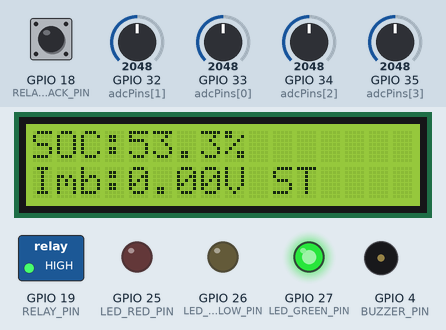
This sketch was run on a simulated ESP32. Parts: 16×2 character LCD, switched loads named in the sketch (green lamp = pin HIGH), output pins drawn as LEDs (lit = HIGH), buzzer (waves = sounding, pin HIGH). The test bench sets the inputs (shaded band); at power-on: GPIO 32 (adcPins[1]) = 2048, GPIO 18 (RELAY_FEEDBACK_PIN) HIGH, GPIO 33 (adcPins[0]) = 2048, GPIO 34 (adcPins[2]) = 2048, GPIO 35 (adcPins[3]) = 2048. WiFi joins after 1.5 s; servers stay silent unless stated; EEPROM starts erased.

Above: at 1.05 s.
1.3 s: GPIO 32 (adcPins[1]) set to 2866
At 2.17 s:
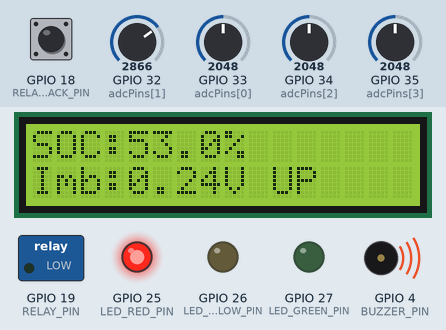
At 3.7 s:
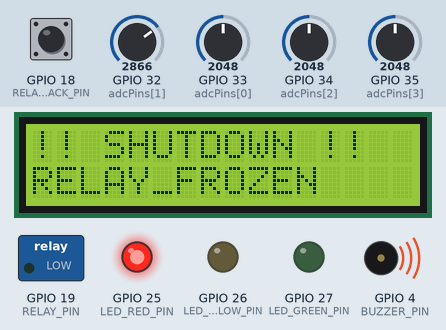
Timing chart, 0 to 5.2 s (numbered marks = the images above; inputs shaded):
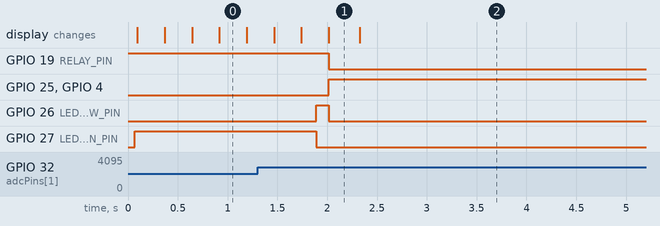

The sketch:

sketch.ino
```cpp
#define BLYNK_TEMPLATE_ID "TMPL3NrfkI_p4"
#define BLYNK_TEMPLATE_NAME "SMART EV"
#define BLYNK_AUTH_TOKEN "GhHcwVlXlPKvGT808c9piLYbMRmL31Dy"

#include <Arduino.h>
#include <WiFi.h>
#include <BlynkSimpleEsp32.h>
#include <Wire.h>
#include <LiquidCrystal_I2C.h>
#include <Preferences.h>

/******************************************************************************
 * ELITE EMBEDDED BMS - 100% COMPLIANT FREERTOS EDITION
 * Tasks 1-6: Includes Anomalies, Timed Recovery, Event-Telemetry & Ledger
 ******************************************************************************/

const char* WIFI_SSID = "Wokwi-GUEST";
const char* WIFI_PASS = "";
const char* BLYNK_AUTH = "GhHcwVlXlPKvGT808c9piLYbMRmL31Dy"; // MUST UPDATE THIS

// Datastream Pin Mappings
#define VPIN_CELL1 V0
#define VPIN_CELL2 V1
#define VPIN_CELL3 V2
#define VPIN_CELL4 V3
#define VPIN_WEAKEST_CELL V4
#define VPIN_STRONGEST_CELL V5
#define VPIN_IMBALANCE V6
#define VPIN_SOC V7
#define VPIN_RELAY_STATUS V8
#define VPIN_FAULT_STATE V9
#define VPIN_FAULT_NAME V10
#define VPIN_WIFI_RSSI V11
#define VPIN_QUEUE_DEPTH V12
#define VPIN_CONNECTIVITY_STR V13
#define VPIN_RISK_SCORE V20
#define VPIN_HEALTH_SCORE V21
#define VPIN_SEVERITY_COLOR V22
#define VPIN_OPERATOR_RECOMMEND V23
#define VPIN_EXECUTIVE_SUMMARY V24
#define VPIN_FAULT_HISTORY_LOG V25
#define VPIN_LIFETIME_FAULT_COUNT V26
#define VPIN_SYSTEM_UPTIME V27
#define VPIN_IMBALANCE_TREND_PTS V28
#define VPIN_SOC_GRAPH V29

// Hardware Pins
#define RELAY_PIN 19
#define RELAY_FEEDBACK_PIN 18
#define LED_GREEN_PIN 27
#define LED_YELLOW_PIN 26
#define LED_RED_PIN 25
#define BUZZER_PIN 4

constexpr uint8_t NUM_CELLS = 4;
const int adcPins[NUM_CELLS] = {33, 32, 34, 35};
const float MIN_CELL_VOLTAGE = 3.00f;
const float MAX_CELL_VOLTAGE = 4.20f;
#define WINDOW_SIZE 5

// RTOS Mutex & NVM
SemaphoreHandle_t systemMutex;
Preferences nvm;
LiquidCrystal_I2C lcd(0x27, 16, 2);

enum SystemState { STATE_NORMAL = 0, STATE_DEGRADED, STATE_FAILSAFE, STATE_SHUTDOWN };
enum FaultID { FAULT_NONE = 0, FAULT_CELL_IMBALANCE, FAULT_CELL_OUT_OF_RANGE, FAULT_ADC_FROZEN, FAULT_ADC_JUMP, FAULT_RELAY_MISMATCH };
enum TrendType { TREND_INCREASING, TREND_DECREASING, TREND_STABLE };
enum LcdPage { PAGE_BATTERY_STATUS, PAGE_SYSTEM_STATE, PAGE_TELEMETRY };

struct BatteryInfo {
  float voltage[NUM_CELLS];
  int weakestCell, strongestCell;
  float lowestVoltage, highestVoltage, imbalance, previousImbalance, smoothedImbalance, imbalanceDerivative, soc, threshold;
  TrendType trend;
  bool imbalanceFault, rangeFault, jumpFault, frozenFault;
} battery;

struct TelemetrySnapshot {
  uint32_t timestamp;
  float cellVoltages[NUM_CELLS];
  float imbalance, imbalanceDerivative, soc;
  bool relayClosed;
  SystemState state;
  FaultID fault;
  int32_t rssi;
};

struct TransitionEvent {
  uint32_t timestamp;
  SystemState prevState;
  SystemState newState;
  FaultID fault;
};

// Global State
SystemState currentState = STATE_NORMAL;
FaultID activeFault = FAULT_NONE;
LcdPage currentPage = PAGE_BATTERY_STATUS;
uint32_t totalLifetimeFaults = 0;
float compositeRiskScore = 0.0f;
float overallHealthScore = 100.0f;
const char* activeRecommendation = "NOMINAL";

// Filters & Anomalies Variables
float voltageSamples[WINDOW_SIZE];
int sampleIndex = 0;
float previousPackVoltage = 0.0f;
uint32_t frozenStart = 0;
float lastFrozenCheckValue = 0.0f;

// History Ledger
TransitionEvent faultHistory[10];
uint8_t historyCount = 0;

// Recovery Variables
bool recoveryActive = false;
uint32_t recoveryStart = 0;

class NVMTelemetryQueue {
private:
  static constexpr uint8_t CAPACITY = 40;
  TelemetrySnapshot buffer[CAPACITY];
  uint8_t head = 0, tail = 0, count = 0;

  void persist() {
    nvm.putBytes("q_buf", buffer, sizeof(buffer));
    nvm.putUChar("q_head", head);
    nvm.putUChar("q_tail", tail);
    nvm.putUChar("q_count", count);
  }

public:
  void init() {
    if (nvm.getBytesLength("q_buf") == sizeof(buffer)) {
      nvm.getBytes("q_buf", buffer, sizeof(buffer));
      head = nvm.getUChar("q_head", 0);
      tail = nvm.getUChar("q_tail", 0);
      count = nvm.getUChar("q_count", 0);
    }
  }
  bool enqueue(const TelemetrySnapshot& item) {
    if (count >= CAPACITY) { tail = (tail + 1) % CAPACITY; count--; }
    buffer[head] = item; head = (head + 1) % CAPACITY; count++;
    persist(); return true;
  }
  bool dequeue(TelemetrySnapshot& item) {
    if (count == 0) return false;
    item = buffer[tail]; tail = (tail + 1) % CAPACITY; count--;
    persist(); return true;
  }
  uint8_t size() const { return count; }
  bool isEmpty() const { return count == 0; }
} tQueue;

String stateToString(SystemState s) {
  if (s == STATE_NORMAL) return "NORMAL";
  if (s == STATE_DEGRADED) return "DEGRADED";
  if (s == STATE_FAILSAFE) return "FAILSAFE";
  return "SHUTDOWN";
}

String faultToString(FaultID f) {
  if (f == FAULT_NONE) return "NONE";
  if (f == FAULT_CELL_IMBALANCE) return "IMBALANCE";
  if (f == FAULT_CELL_OUT_OF_RANGE) return "OUT_OF_RANGE";
  if (f == FAULT_ADC_JUMP) return "ADC_JUMP";
  if (f == FAULT_ADC_FROZEN) return "ADC_FROZEN";
  if (f == FAULT_RELAY_MISMATCH) return "RELAY_FROZEN";
  return "ERR";
}

const char* getSeverityColor(SystemState state) {
  switch (state) {
    case STATE_NORMAL: return "#00E676";
    case STATE_DEGRADED: return "#FFD600";
    case STATE_FAILSAFE: return "#FF6D00";
    case STATE_SHUTDOWN: return "#D50000";
    default: return "#FFFFFF";
  }
}

void triggerTransition(SystemState nextState, FaultID fault) {
  if (currentState == nextState && activeFault == fault) return;

  if (fault != FAULT_NONE && currentState == STATE_NORMAL) {
    totalLifetimeFaults++;
    nvm.putUInt("faults", totalLifetimeFaults);
  }

  if (historyCount < 10) {
    faultHistory[historyCount++] = { millis(), currentState, nextState, fault };
  } else {
    for (int i = 1; i < 10; i++) faultHistory[i-1] = faultHistory[i];
    faultHistory[9] = { millis(), currentState, nextState, fault };
  }

  currentState = nextState;
  activeFault = fault;
}

void vTaskBMSEngine(void *pvParameters) {
  for(;;) {
    xSemaphoreTake(systemMutex, portMAX_DELAY);
    float totalVolts = 0;
    battery.lowestVoltage = 5.0f; battery.highestVoltage = 0.0f;

    for (int i = 0; i < NUM_CELLS; i++) {
      float v = MIN_CELL_VOLTAGE + ((float)analogRead(adcPins[i]) / 4095.0f) * (MAX_CELL_VOLTAGE - MIN_CELL_VOLTAGE);
      battery.voltage[i] = v;
      totalVolts += v;
      if (v < battery.lowestVoltage) { battery.lowestVoltage = v; battery.weakestCell = i; }
      if (v > battery.highestVoltage) { battery.highestVoltage = v; battery.strongestCell = i; }
    }

    float rawAvgVolts = totalVolts / NUM_CELLS;

    voltageSamples[sampleIndex] = rawAvgVolts;
    sampleIndex = (sampleIndex + 1) % WINDOW_SIZE;
    float filteredVolts = 0;
    for(int i = 0; i < WINDOW_SIZE; i++) filteredVolts += voltageSamples[i];
    filteredVolts /= WINDOW_SIZE;

    battery.jumpFault = (previousPackVoltage != 0.0f && fabs(filteredVolts - previousPackVoltage) > 0.40f);
    previousPackVoltage = filteredVolts;

    if (fabs(filteredVolts - lastFrozenCheckValue) < 0.0005f) {
      if (frozenStart == 0) frozenStart = millis();
      battery.frozenFault = (millis() - frozenStart > 8000);
    } else {
      frozenStart = 0;
      battery.frozenFault = false;
    }
    lastFrozenCheckValue = filteredVolts;

    float currentImbalance = battery.highestVoltage - battery.lowestVoltage;
    battery.imbalanceDerivative = (currentImbalance - battery.imbalance) / 0.25f;
    battery.imbalance = currentImbalance;

    battery.smoothedImbalance = (0.3f * battery.imbalance) + (0.7f * battery.previousImbalance);
    if (battery.smoothedImbalance > battery.previousImbalance + 0.004f) battery.trend = TREND_INCREASING;
    else if (battery.smoothedImbalance < battery.previousImbalance - 0.004f) battery.trend = TREND_DECREASING;
    else battery.trend = TREND_STABLE;
    battery.previousImbalance = battery.smoothedImbalance;

    battery.soc = constrain(((filteredVolts - MIN_CELL_VOLTAGE) / (MAX_CELL_VOLTAGE - MIN_CELL_VOLTAGE)) * 100.0f, 0, 100);
    battery.threshold = (battery.soc > 80.0f) ? 0.05f : 0.10f;
    battery.imbalanceFault = (battery.imbalance > battery.threshold);
    battery.rangeFault = (battery.lowestVoltage < MIN_CELL_VOLTAGE || battery.highestVoltage > MAX_CELL_VOLTAGE);

    xSemaphoreGive(systemMutex);
    vTaskDelay(pdMS_TO_TICKS(250));
  }
}

void vTaskSafetyKernel(void *pvParameters) {
  uint32_t debounceStart = 0;
  for(;;) {
    xSemaphoreTake(systemMutex, portMAX_DELAY);

    bool relayMismatch = (digitalRead(RELAY_FEEDBACK_PIN) == HIGH) && (millis() > 2000);

    FaultID detected = FAULT_NONE;
    if (relayMismatch) detected = FAULT_RELAY_MISMATCH;
    else if (battery.frozenFault) detected = FAULT_ADC_FROZEN;
    else if (battery.jumpFault) detected = FAULT_ADC_JUMP;
    else if (battery.rangeFault) detected = FAULT_CELL_OUT_OF_RANGE;
    else if (battery.imbalanceFault) detected = FAULT_CELL_IMBALANCE;

    if (currentState == STATE_NORMAL) {
      if (detected != FAULT_NONE) {
        if (debounceStart == 0) debounceStart = millis();
        if (millis() - debounceStart > 500) {
          if (detected == FAULT_RELAY_MISMATCH) {
            digitalWrite(RELAY_PIN, LOW);
            triggerTransition(STATE_SHUTDOWN, detected);
          } else if (detected == FAULT_CELL_IMBALANCE) {
            triggerTransition(STATE_DEGRADED, detected);
          } else {
            digitalWrite(RELAY_PIN, LOW);
            triggerTransition(STATE_FAILSAFE, detected);
          }
        }
      } else { debounceStart = 0; }
    }
    else if (currentState == STATE_DEGRADED) {
       if (detected == FAULT_NONE) triggerTransition(STATE_NORMAL, FAULT_NONE);
       else if (detected != FAULT_CELL_IMBALANCE) {
          digitalWrite(RELAY_PIN, LOW);
          triggerTransition(STATE_FAILSAFE, detected);
       }
    }
    else if (currentState == STATE_SHUTDOWN || currentState == STATE_FAILSAFE) {
      if (detected == FAULT_NONE) {
        if (!recoveryActive) {
          recoveryActive = true;
          recoveryStart = millis();
        } else if (millis() - recoveryStart >= 3000) {
          recoveryActive = false;
          digitalWrite(RELAY_PIN, HIGH);
          triggerTransition(STATE_NORMAL, FAULT_NONE);
        }
      } else {
        recoveryActive = false;
        if (detected == FAULT_RELAY_MISMATCH && currentState != STATE_SHUTDOWN) {
           triggerTransition(STATE_SHUTDOWN, detected);
        }
      }
    }

    digitalWrite(LED_GREEN_PIN, currentState == STATE_NORMAL);
    digitalWrite(LED_YELLOW_PIN, currentState == STATE_DEGRADED);
    digitalWrite(LED_RED_PIN, currentState == STATE_FAILSAFE || currentState == STATE_SHUTDOWN);
    digitalWrite(BUZZER_PIN, (currentState == STATE_FAILSAFE || currentState == STATE_SHUTDOWN) ? HIGH : LOW);

    xSemaphoreGive(systemMutex);
    vTaskDelay(pdMS_TO_TICKS(50));
  }
}

void vTaskHMI(void *pvParameters) {
  for(;;) {
    xSemaphoreTake(systemMutex, portMAX_DELAY);
    SystemState st = currentState; FaultID f = activeFault;
    float s = battery.soc, imb = battery.imbalance;
    TrendType tr = battery.trend;
    xSemaphoreGive(systemMutex);

    if (st == STATE_FAILSAFE || st == STATE_SHUTDOWN) {
      lcd.setCursor(0, 0); lcd.print(st == STATE_SHUTDOWN ? "!! SHUTDOWN !!  " : "!! FAILSAFE !!  ");
      lcd.setCursor(0, 1);
      String errStr = faultToString(f);
      while(errStr.length() < 16) errStr += " ";
      lcd.print(errStr);
    } else {
      currentPage = (LcdPage)((millis() / 3000) % 3);
      if (currentPage == PAGE_BATTERY_STATUS) {
        lcd.setCursor(0, 0); lcd.print("SOC:"); lcd.print(s, 1); lcd.print("%   ");
        lcd.setCursor(0, 1); lcd.print("Imb:"); lcd.print(imb, 2); lcd.print("V ");
        if(tr == TREND_INCREASING) lcd.print("UP "); else if (tr == TREND_DECREASING) lcd.print("DN "); else lcd.print("ST ");
      } else if (currentPage == PAGE_SYSTEM_STATE) {
        lcd.setCursor(0, 0); lcd.print("SYS:"); lcd.print(stateToString(st)); lcd.print("  ");
        lcd.setCursor(0, 1); lcd.print("RLY:"); lcd.print(digitalRead(RELAY_PIN) ? "ON " : "OFF"); lcd.print(" FLT:"); lcd.print((int)f);
      } else {
        lcd.setCursor(0, 0); lcd.print("Wk:"); lcd.print(battery.weakestCell + 1); lcd.print(" St:"); lcd.print(battery.strongestCell + 1); lcd.print("   ");
        lcd.setCursor(0, 1); lcd.print("LTD Flts: "); lcd.print(totalLifetimeFaults); lcd.print("    ");
      }
    }
    vTaskDelay(pdMS_TO_TICKS(250));
  }
}

bool evaluateSignificance(const TelemetrySnapshot& cur, const TelemetrySnapshot& last, uint32_t lastHb) {
  if (cur.state != last.state) return true;
  if (cur.fault != last.fault) return true;
  if (cur.relayClosed != last.relayClosed) return true;
  if (millis() - lastHb > 2000) return true;
  for (uint8_t i = 0; i < NUM_CELLS; i++) {
    if (fabs(cur.cellVoltages[i] - last.cellVoltages[i]) > 0.015f) return true;
  }
  return false;
}

void vTaskTelemetry(void *pvParameters) {
  WiFi.mode(WIFI_STA);
  WiFi.begin(WIFI_SSID, WIFI_PASS); // Call begin ONCE outside the loop
  Blynk.config(BLYNK_AUTH);

  TelemetrySnapshot lastReported = {0};
  uint32_t lastHeartbeat = 0;

  for(;;) {
    bool online = false;

    // Safely attempt connection without spamming the module
    if (WiFi.status() == WL_CONNECTED) {
       if (!Blynk.connected()) Blynk.connect(2000);
       online = Blynk.connected();
    } else {
       // Wait patiently for Wokwi's internal network to bridge
       vTaskDelay(pdMS_TO_TICKS(1000));
    }

    xSemaphoreTake(systemMutex, portMAX_DELAY);
    TelemetrySnapshot snap = {millis(), {battery.voltage[0], battery.voltage[1], battery.voltage[2], battery.voltage[3]}, battery.imbalance, battery.imbalanceDerivative, battery.soc, digitalRead(RELAY_PIN), currentState, activeFault, WiFi.RSSI()};

    float risk = constrain((snap.imbalance / 0.080f) * 35.0f, 0.0f, 35.0f);
    if (snap.imbalanceDerivative > 0.001f) risk += 20.0f;
    if (snap.state == STATE_DEGRADED) risk += 15.0f;
    else if (snap.state == STATE_FAILSAFE || snap.state == STATE_SHUTDOWN) risk += 30.0f;
    compositeRiskScore = constrain(risk + (totalLifetimeFaults * 2.0f), 0.0f, 100.0f);

    overallHealthScore = constrain(100.0f - (compositeRiskScore * 0.4f) - (totalLifetimeFaults * 1.5f), 5.0f, 100.0f);

    if (snap.state == STATE_SHUTDOWN) activeRecommendation = "CRITICAL: Hard interlock active.";
    else if (snap.state == STATE_FAILSAFE) activeRecommendation = "FAILSAFE: Load disconnected.";
    else if (snap.imbalanceDerivative > 0.002f) activeRecommendation = "WARNING: Imbalance rate rising.";
    else if (snap.soc < 20.0f) activeRecommendation = "NOTICE: Pack depleted.";
    else activeRecommendation = "OPTIMAL: All parameters nominal.";

    String ledgerString = "--- FAULT LEDGER ---\n";
    for(int i = historyCount - 1; i >= 0; i--) {
      ledgerString += "[" + String(faultHistory[i].timestamp/1000) + "s] " + stateToString(faultHistory[i].prevState) + "->" + stateToString(faultHistory[i].newState) + " | " + faultToString(faultHistory[i].fault) + "\n";
    }
    xSemaphoreGive(systemMutex);

    if (evaluateSignificance(snap, lastReported, lastHeartbeat)) {
      lastReported = snap;
      lastHeartbeat = millis();

      if (online) {
        Blynk.run();

        while (!tQueue.isEmpty()) {
          TelemetrySnapshot q; tQueue.dequeue(q);
          Blynk.virtualWrite(VPIN_CONNECTIVITY_STR, "FLUSHING QUEUE");
          Blynk.virtualWrite(VPIN_SOC, q.soc);
          vTaskDelay(pdMS_TO_TICKS(50));
        }

        Blynk.virtualWrite(VPIN_CONNECTIVITY_STR, "LIVE");
        Blynk.virtualWrite(VPIN_CELL1, snap.cellVoltages[0]);
        Blynk.virtualWrite(VPIN_CELL2, snap.cellVoltages[1]);
        Blynk.virtualWrite(VPIN_CELL3, snap.cellVoltages[2]);
        Blynk.virtualWrite(VPIN_CELL4, snap.cellVoltages[3]);
        Blynk.virtualWrite(VPIN_SOC, snap.soc);
        Blynk.virtualWrite(VPIN_SOC_GRAPH, snap.soc);
        Blynk.virtualWrite(VPIN_IMBALANCE, snap.imbalance);
        Blynk.virtualWrite(VPIN_IMBALANCE_TREND_PTS, snap.imbalanceDerivative * 1000.0f);
        Blynk.virtualWrite(VPIN_FAULT_STATE, stateToString(snap.state));
        Blynk.virtualWrite(VPIN_FAULT_NAME, faultToString(snap.fault));
        Blynk.virtualWrite(VPIN_RELAY_STATUS, snap.relayClosed ? 1 : 0);
        Blynk.virtualWrite(VPIN_WIFI_RSSI, snap.rssi);
        Blynk.virtualWrite(VPIN_RISK_SCORE, compositeRiskScore);
        Blynk.virtualWrite(VPIN_HEALTH_SCORE, overallHealthScore);
        Blynk.virtualWrite(VPIN_SEVERITY_COLOR, getSeverityColor(snap.state));
        Blynk.virtualWrite(VPIN_OPERATOR_RECOMMEND, activeRecommendation);
        Blynk.virtualWrite(VPIN_LIFETIME_FAULT_COUNT, totalLifetimeFaults);
        Blynk.virtualWrite(VPIN_QUEUE_DEPTH, tQueue.size());
        Blynk.virtualWrite(VPIN_FAULT_HISTORY_LOG, ledgerString);

        char summaryBuf[128];
        snprintf(summaryBuf, sizeof(summaryBuf), "SOH: %.1f%% | SOC: %.1f%% | UPTIME: %lus", overallHealthScore, snap.soc, millis() / 1000);
        Blynk.virtualWrite(VPIN_EXECUTIVE_SUMMARY, summaryBuf);
      } else {
        tQueue.enqueue(snap);
      }
    }
    vTaskDelay(pdMS_TO_TICKS(250));
  }
}

void setup() {
  Serial.begin(115200);

  for(int i = 0; i < WINDOW_SIZE; i++) voltageSamples[i] = 3.8f;

  nvm.begin("bms", false);
  totalLifetimeFaults = nvm.getUInt("faults", 0);
  tQueue.init();

  pinMode(RELAY_PIN, OUTPUT); digitalWrite(RELAY_PIN, HIGH);
  pinMode(RELAY_FEEDBACK_PIN, INPUT_PULLUP);
  pinMode(LED_GREEN_PIN, OUTPUT); pinMode(LED_YELLOW_PIN, OUTPUT);
  pinMode(LED_RED_PIN, OUTPUT); pinMode(BUZZER_PIN, OUTPUT);

  lcd.init(); lcd.backlight();
  systemMutex = xSemaphoreCreateMutex();

  // STACK SIZES INCREASED: Prevent FreeRTOS stack overflow crashes
  xTaskCreatePinnedToCore(vTaskBMSEngine, "BMS", 2048, NULL, 1, NULL, 1);
  xTaskCreatePinnedToCore(vTaskSafetyKernel, "Safety", 2048, NULL, 2, NULL, 1);
  xTaskCreatePinnedToCore(vTaskHMI, "HMI", 4096, NULL, 1, NULL, 1);
  xTaskCreatePinnedToCore(vTaskTelemetry, "Net", 16384, NULL, 1, NULL, 0);
}

void loop() { vTaskDelete(NULL); }
```

Measured:
- after the input at 1.3 s, GPIO 19 (RELAY_PIN): HIGH → LOW after 0.71 s instead of 1.3 s; GPIO 25 (LED_RED_PIN): LOW → HIGH after 0.72 s instead of 1.3 s
